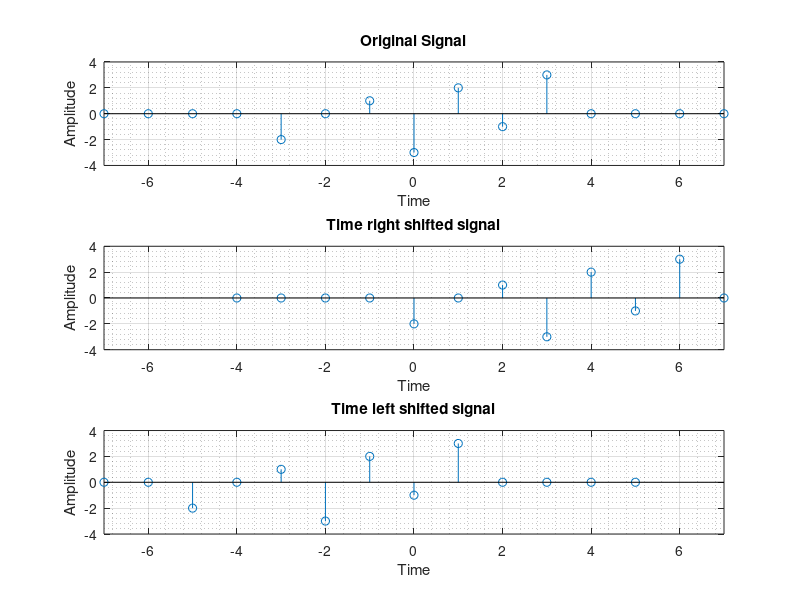

MATLAB code for this plot:
close all;
clear all;
clc;
 
n = -7:7;
x= [0 0 0 0 -2 0 1 -3 2 -1 3 0 0 0 0]
subplot(3,1,1);
stem (n,x);
xlabel('Time');
ylabel('Amplitude');
title('Original Signal');
axis([-7 7 -4 4]);
grid on;
grid minor;
 
m = n+3; 
subplot(3,1,2);
stem (m,x);
xlabel('Time');
ylabel('Amplitude');
title('Time right shifted signal');
axis([-7 7 -4 4]);
grid on;
grid minor;

l = n-2; 
subplot(3,1,3);
stem (l,x);
xlabel('Time');

ylabel('Amplitude');
title('Time left shifted signal');
axis([-7 7 -4 4]);
grid on;
grid minor;
